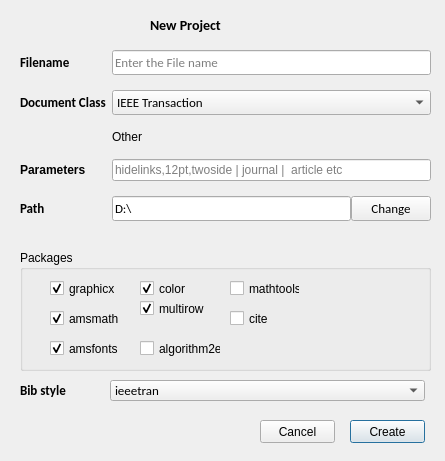
<?xml version="1.0" encoding="UTF-8"?>
<ui version="4.0">
 <class>Dialog</class>
 <widget class="QDialog" name="Dialog">
  <property name="geometry">
   <rect>
    <x>0</x>
    <y>0</y>
    <width>445</width>
    <height>461</height>
   </rect>
  </property>
  <property name="sizePolicy">
   <sizepolicy hsizetype="Fixed" vsizetype="Fixed">
    <horstretch>0</horstretch>
    <verstretch>0</verstretch>
   </sizepolicy>
  </property>
  <property name="minimumSize">
   <size>
    <width>445</width>
    <height>461</height>
   </size>
  </property>
  <property name="maximumSize">
   <size>
    <width>445</width>
    <height>461</height>
   </size>
  </property>
  <property name="windowTitle">
   <string>Dialog</string>
  </property>
  <widget class="QPushButton" name="pushButton_Create">
   <property name="geometry">
    <rect>
     <x>350</x>
     <y>420</y>
     <width>75</width>
     <height>23</height>
    </rect>
   </property>
   <property name="text">
    <string>Create</string>
   </property>
  </widget>
  <widget class="QGroupBox" name="groupBox">
   <property name="geometry">
    <rect>
     <x>20</x>
     <y>250</y>
     <width>411</width>
     <height>121</height>
    </rect>
   </property>
   <property name="title">
    <string>Packages</string>
   </property>
   <widget class="QCheckBox" name="checkBox_graphix">
    <property name="geometry">
     <rect>
      <x>30</x>
      <y>30</y>
      <width>70</width>
      <height>17</height>
     </rect>
    </property>
    <property name="text">
     <string>graphicx</string>
    </property>
    <property name="checked">
     <bool>true</bool>
    </property>
   </widget>
   <widget class="QCheckBox" name="checkBox_color">
    <property name="geometry">
     <rect>
      <x>120</x>
      <y>30</y>
      <width>70</width>
      <height>17</height>
     </rect>
    </property>
    <property name="text">
     <string>color</string>
    </property>
    <property name="checked">
     <bool>true</bool>
    </property>
   </widget>
   <widget class="QCheckBox" name="checkBox_amsmath">
    <property name="geometry">
     <rect>
      <x>30</x>
      <y>60</y>
      <width>70</width>
      <height>17</height>
     </rect>
    </property>
    <property name="text">
     <string>amsmath</string>
    </property>
    <property name="checked">
     <bool>true</bool>
    </property>
   </widget>
   <widget class="QCheckBox" name="checkBox_amsfonts">
    <property name="geometry">
     <rect>
      <x>30</x>
      <y>90</y>
      <width>70</width>
      <height>17</height>
     </rect>
    </property>
    <property name="text">
     <string>amsfonts</string>
    </property>
    <property name="checked">
     <bool>true</bool>
    </property>
   </widget>
   <widget class="QCheckBox" name="checkBox_algorithm2e">
    <property name="geometry">
     <rect>
      <x>120</x>
      <y>90</y>
      <width>81</width>
      <height>17</height>
     </rect>
    </property>
    <property name="text">
     <string>algorithm2e</string>
    </property>
    <property name="checked">
     <bool>false</bool>
    </property>
   </widget>
   <widget class="QCheckBox" name="checkBox_multirow">
    <property name="geometry">
     <rect>
      <x>120</x>
      <y>50</y>
      <width>70</width>
      <height>17</height>
     </rect>
    </property>
    <property name="text">
     <string>multirow</string>
    </property>
    <property name="checked">
     <bool>true</bool>
    </property>
   </widget>
   <widget class="QCheckBox" name="checkBox_mathtools">
    <property name="geometry">
     <rect>
      <x>210</x>
      <y>30</y>
      <width>70</width>
      <height>17</height>
     </rect>
    </property>
    <property name="text">
     <string>mathtools</string>
    </property>
   </widget>
   <widget class="QCheckBox" name="checkBox_cite">
    <property name="geometry">
     <rect>
      <x>210</x>
      <y>60</y>
      <width>70</width>
      <height>17</height>
     </rect>
    </property>
    <property name="text">
     <string>cite</string>
    </property>
   </widget>
  </widget>
  <widget class="QPushButton" name="pushButton_Cancel">
   <property name="geometry">
    <rect>
     <x>260</x>
     <y>420</y>
     <width>75</width>
     <height>23</height>
    </rect>
   </property>
   <property name="text">
    <string>Cancel</string>
   </property>
  </widget>
  <widget class="QComboBox" name="combo_bibStyle">
   <property name="geometry">
    <rect>
     <x>110</x>
     <y>380</y>
     <width>315</width>
     <height>21</height>
    </rect>
   </property>
   <property name="font">
    <font>
     <family>Calibri</family>
     <pointsize>10</pointsize>
    </font>
   </property>
   <item>
    <property name="text">
     <string>ieeetran</string>
    </property>
   </item>
   <item>
    <property name="text">
     <string>unsrt</string>
    </property>
   </item>
   <item>
    <property name="text">
     <string>siam</string>
    </property>
   </item>
   <item>
    <property name="text">
     <string>apalike</string>
    </property>
   </item>
   <item>
    <property name="text">
     <string>alpha</string>
    </property>
   </item>
   <item>
    <property name="text">
     <string>acm</string>
    </property>
   </item>
   <item>
    <property name="text">
     <string>abbrv</string>
    </property>
   </item>
   <item>
    <property name="text">
     <string>plain</string>
    </property>
   </item>
  </widget>
  <widget class="QWidget" name="formLayoutWidget">
   <property name="geometry">
    <rect>
     <x>20</x>
     <y>50</y>
     <width>411</width>
     <height>181</height>
    </rect>
   </property>
   <layout class="QFormLayout" name="formLayout">
    <property name="verticalSpacing">
     <number>15</number>
    </property>
    <item row="0" column="0">
     <widget class="QLabel" name="label">
      <property name="font">
       <font>
        <family>Calibri</family>
        <pointsize>10</pointsize>
        <weight>75</weight>
        <bold>true</bold>
       </font>
      </property>
      <property name="text">
       <string>Filename</string>
      </property>
     </widget>
    </item>
    <item row="0" column="1">
     <widget class="QLineEdit" name="edit_Fname">
      <property name="font">
       <font>
        <family>Calibri</family>
        <pointsize>10</pointsize>
       </font>
      </property>
      <property name="placeholderText">
       <string>Enter the File name</string>
      </property>
     </widget>
    </item>
    <item row="1" column="0">
     <widget class="QLabel" name="label_2">
      <property name="font">
       <font>
        <family>Calibri</family>
        <pointsize>10</pointsize>
        <weight>75</weight>
        <bold>true</bold>
       </font>
      </property>
      <property name="text">
       <string>Document Class</string>
      </property>
     </widget>
    </item>
    <item row="1" column="1">
     <widget class="QComboBox" name="combo_class">
      <property name="font">
       <font>
        <family>Calibri</family>
        <pointsize>10</pointsize>
       </font>
      </property>
      <item>
       <property name="text">
        <string>IEEE Transaction</string>
       </property>
      </item>
      <item>
       <property name="text">
        <string>article</string>
       </property>
      </item>
      <item>
       <property name="text">
        <string>proc </string>
       </property>
      </item>
      <item>
       <property name="text">
        <string>report </string>
       </property>
      </item>
      <item>
       <property name="text">
        <string>book </string>
       </property>
      </item>
      <item>
       <property name="text">
        <string>slides </string>
       </property>
      </item>
      <item>
       <property name="text">
        <string>memoir </string>
       </property>
      </item>
      <item>
       <property name="text">
        <string>letter </string>
       </property>
      </item>
      <item>
       <property name="text">
        <string>beamer </string>
       </property>
      </item>
      <item>
       <property name="text">
        <string>IISc Thesis Chapter</string>
       </property>
      </item>
     </widget>
    </item>
    <item row="3" column="0">
     <widget class="QLabel" name="label_3">
      <property name="font">
       <font>
        <weight>75</weight>
        <bold>true</bold>
       </font>
      </property>
      <property name="text">
       <string>Parameters</string>
      </property>
     </widget>
    </item>
    <item row="3" column="1">
     <widget class="QLineEdit" name="edit_Parameters">
      <property name="placeholderText">
       <string>hidelinks,12pt,twoside | journal |  article etc</string>
      </property>
     </widget>
    </item>
    <item row="2" column="1">
     <widget class="QLabel" name="label_5">
      <property name="frameShape">
       <enum>QFrame::NoFrame</enum>
      </property>
      <property name="frameShadow">
       <enum>QFrame::Plain</enum>
      </property>
      <property name="text">
       <string>Other</string>
      </property>
     </widget>
    </item>
    <item row="4" column="1">
     <layout class="QHBoxLayout" name="horizontalLayout">
      <item>
       <widget class="QLineEdit" name="edit_Path">
        <property name="font">
         <font>
          <family>Calibri</family>
          <pointsize>10</pointsize>
         </font>
        </property>
        <property name="text">
         <string>D:\</string>
        </property>
       </widget>
      </item>
      <item>
       <widget class="QPushButton" name="pushButton">
        <property name="font">
         <font>
          <family>Calibri</family>
          <pointsize>10</pointsize>
         </font>
        </property>
        <property name="text">
         <string>Change</string>
        </property>
       </widget>
      </item>
     </layout>
    </item>
    <item row="4" column="0">
     <widget class="QLabel" name="label_4">
      <property name="font">
       <font>
        <family>Calibri</family>
        <pointsize>10</pointsize>
        <weight>75</weight>
        <bold>true</bold>
       </font>
      </property>
      <property name="text">
       <string>Path</string>
      </property>
     </widget>
    </item>
   </layout>
  </widget>
  <widget class="QLabel" name="label_6">
   <property name="geometry">
    <rect>
     <x>20</x>
     <y>380</y>
     <width>71</width>
     <height>21</height>
    </rect>
   </property>
   <property name="font">
    <font>
     <family>Calibri</family>
     <pointsize>10</pointsize>
     <weight>75</weight>
     <bold>true</bold>
    </font>
   </property>
   <property name="text">
    <string>Bib style</string>
   </property>
  </widget>
  <widget class="QLabel" name="title_Label">
   <property name="geometry">
    <rect>
     <x>150</x>
     <y>10</y>
     <width>141</width>
     <height>31</height>
    </rect>
   </property>
   <property name="font">
    <font>
     <family>Calibri</family>
    </font>
   </property>
   <property name="text">
    <string>&lt;H3&gt;New Project&lt;/H3&gt;</string>
   </property>
   <property name="textFormat">
    <enum>Qt::RichText</enum>
   </property>
  </widget>
 </widget>
 <resources/>
 <connections/>
</ui>
